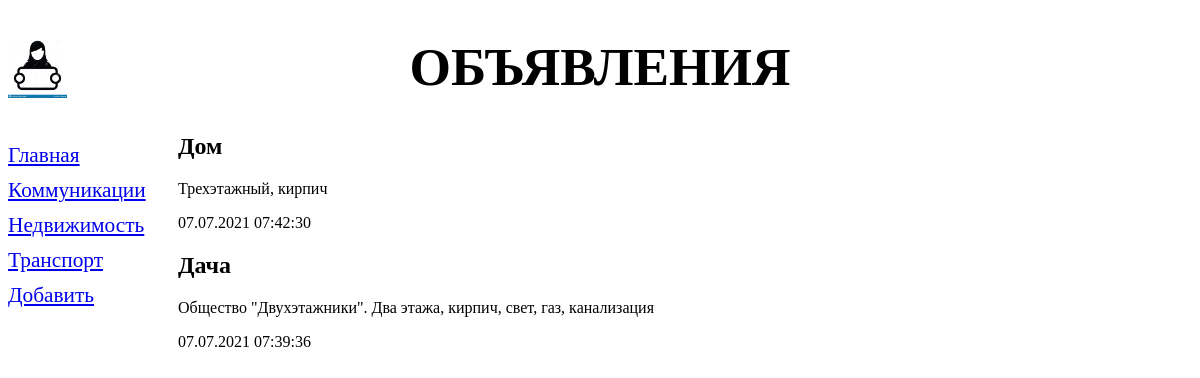
Screenshot of /bboard/1/ with the database file from the repository.
### bboard/models.py (models this page shows, shortened)
class Rubric(models.Model):
    name = models.CharField(max_length=20, db_index=True, verbose_name='Название')
    class Meta:
        verbose_name_plural = 'Рубрики'
        verbose_name = 'Рубрика'
        ordering = ['name']

class Bb(models.Model):
    title = models.CharField(max_length=50, verbose_name='Товар')
    content = models.TextField(null=True, blank=True, verbose_name='Описание')
    price = models.FloatField(null=True, blank=True, verbose_name='Цена')
    published = models.DateTimeField(auto_now_add=True, db_index=True, verbose_name='Опубликовано')
    rubric = models.ForeignKey('Rubric', null=True, on_delete=models.PROTECT, verbose_name='Рубрика')
    class Meta:
        verbose_name_plural = 'Объявления'
        verbose_name = "Объявление"
        ordering = ['-published']

### bboard/views.py (the view)
# urls.py: path('<int:rubric_id>/', by_rubric, name='by_rubric'),
def by_rubric(request, rubric_id):
    bbs = Bb.objects.filter(rubric=rubric_id)
    rubrics = Rubric.objects.all()
    current_rubric = Rubric.objects.get(pk=rubric_id)
    context = {'bbs': bbs, 'rubrics': rubrics, 'current_rubric': current_rubric}
    return render(request, 'bboard/by_rubric.html', context)

### bboard/templates/bboard/by_rubric.html (shortened to what this page needs)
{% extends 'layout/basic.html' %}
{% block content %}
{% for bb in bbs %}
<div>
    <h2>{{ bb.title }}</h2>
    <p>{{ bb.content }}</p>
    <p>{{ bb.published | date:"d.m.Y H:i:s" }}</p>
</div>
{% endfor %}
{% endblock %}

### bboard/templates/layout/basic.html (shortened to what this page needs)
{% load static %}
<!DOCTYPE html>
<html lang="en">
    <head>
        <link rel="stylesheet" type="text/css" href="{% static 'bboard/style.css' %}">
    </head>
    <body>
        <header>
            <h1>Объявления</h1>
        </header>
        <nav>
            <a href="{% url 'index' %}">Главная</a>
            {% for rubric in rubrics %}
            <a href="{% url 'by_rubric' rubric.pk %}">{{ rubric.name }}</a>
            {% endfor %}
            <a href="{% url 'add' %}">Добавить</a>
        </nav>
        <section>
            {% block content %}
            {% endblock %}
        </section>
    </body>
</html>

### bboard/static/bboard/style.css (style rules this page uses)
header h1 { font-size: 40pt; text-transform: uppercase; text-align: center; background: url("bg.jpeg") left / auto 100% no-repeat; }
nav { font-size: 16pt; width: 150px; float: left; }
nav a { display: block; margin: 10px 0px; }
section { margin-left: 170px }

### rows the page displays
Rubric: name "Коммуникации"
Rubric: name "Недвижимость"
Rubric: name "Транспорт"
Bb: title "Дом", content "Трехэтажный, кирпич", published "07.07.2021 07:42:30"
Bb: title "Дача", content "Общество \"Двухэтажники\". Два этажа, кирпич, свет, газ, канализация", published "07.07.2021 07:39:36"
